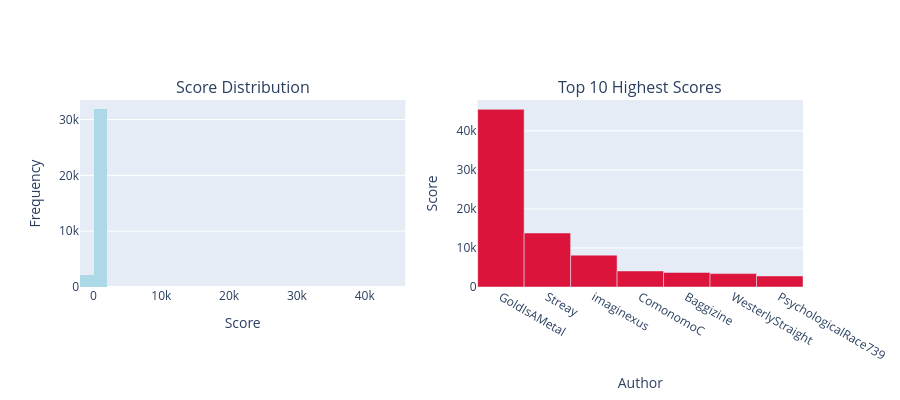

Write notebook code for a chart like this one.
### Code cell
# Statystyki score (upvotes/downvotes)
print("=== Score statistics ===")
print(f"Avg score: {df['score'].mean():.2f}")
print(f"Median score: {df['score'].median():.2f}")
print(f"Max score: {df['score'].max()}")
print(f"Min score: {df['score'].min()}")

print("\n=== Top 10 highest scored posts/comments ===")
top_scores = df.nlargest(10, 'score')[['author', 'activity_type', 'score', 'content']]
for idx, row in top_scores.iterrows():
    print(f"{row['author']} ({row['activity_type']}): {row['score']} | {row['content'][:60]}...")

# Wykresy score
fig = make_subplots(rows=1, cols=2, subplot_titles=('Score Distribution', 'Top 10 Highest Scores'))

# Histogram rozkładu score
fig.add_trace(go.Histogram(x=df['score'], nbinsx=30, name='Score Distribution',
                           marker=dict(color='lightblue')), row=1, col=1)

# Top 10 scores
top_10_scores = df.nlargest(10, 'score')[['author', 'score']]
fig.add_trace(go.Bar(x=top_10_scores['author'], y=top_10_scores['score'],
                     name='Top Scores', marker=dict(color='crimson')), row=1, col=2)

fig.update_xaxes(title_text="Score", row=1, col=1)
fig.update_xaxes(title_text="Author", row=1, col=2)
fig.update_yaxes(title_text="Frequency", row=1, col=1)
fig.update_yaxes(title_text="Score", row=1, col=2)
fig.update_layout(height=400, showlegend=False)
fig.show()

### Figure 1 — Plotly figure (JSON) as saved in the notebook; plotly's stock layout.template omitted (floating-point values rounded to 4 significant figures; data arrays with more than 128 entries replaced by an {"elided": "..."} marker saying what was removed)
{"data": [{"marker": {"color": "lightblue"}, "name": "Score Distribution", "nbinsx": 30, "type": "histogram", "x": {"elided": "34030 int values"}, "xaxis": "x", "yaxis": "y"}, {"marker": {"color": "crimson"}, "name": "Top Scores", "type": "bar", "x": ["GoldIsAMetal", "Streay", null, null, "imaginexus", "ComonomoC", "Baggizine", "WesterlyStraight", null, "PsychologicalRace739"], "xaxis": "x2", "y": [45507, 13835, 11741, 11131, 8160, 4114, 3719, 3433, 3302, 2836], "yaxis": "y2"}], "layout": {"annotations": [{"font": {"size": 16}, "showarrow": false, "text": "Score Distribution", "x": 0.225, "xanchor": "center", "xref": "paper", "y": 1, "yanchor": "bottom", "yref": "paper"}, {"font": {"size": 16}, "showarrow": false, "text": "Top 10 Highest Scores", "x": 0.775, "xanchor": "center", "xref": "paper", "y": 1, "yanchor": "bottom", "yref": "paper"}], "height": 400, "showlegend": false, "xaxis": {"anchor": "y", "domain": [0, 0.45], "title": {"text": "Score"}}, "xaxis2": {"anchor": "y2", "domain": [0.55, 1], "title": {"text": "Author"}}, "yaxis": {"anchor": "x", "domain": [0, 1], "title": {"text": "Frequency"}}, "yaxis2": {"anchor": "x2", "domain": [0, 1], "title": {"text": "Score"}}}}
